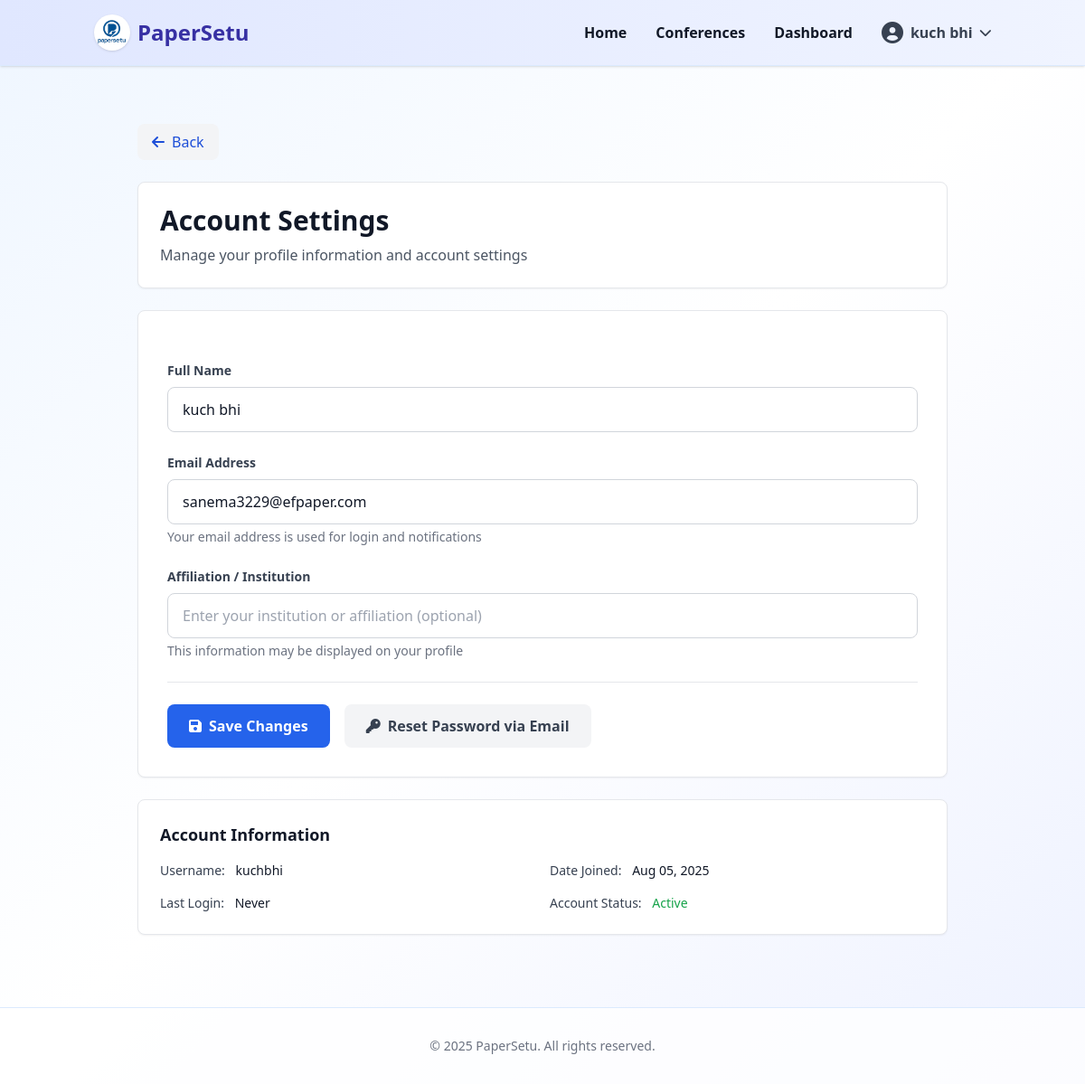
/dashboard/settings/ (signed in), run on an earlier commit of the app's database.
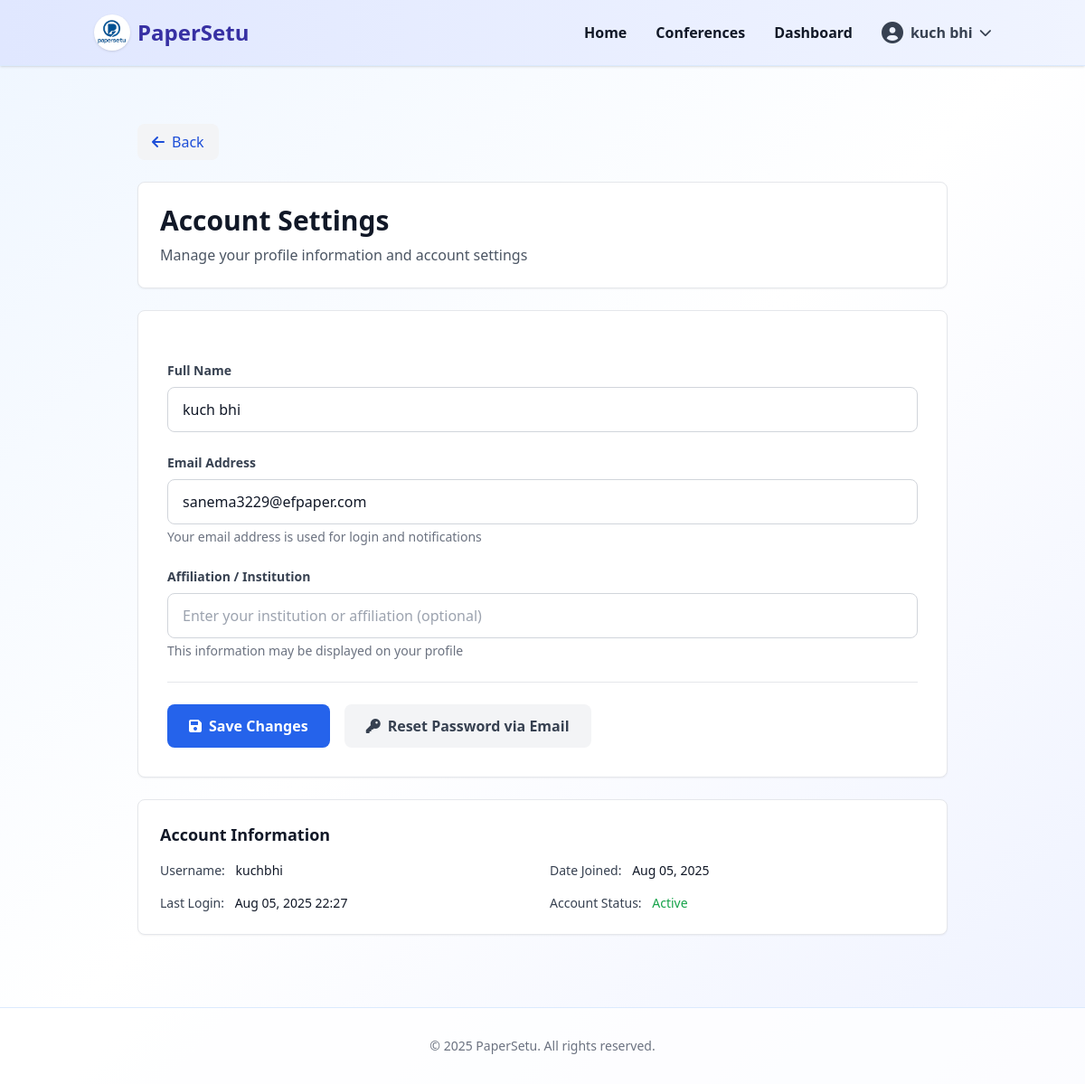
And on a later commit of the database.
### accounts/models.py (models this page shows, shortened)
class User(AbstractUser):
    email = models.EmailField(unique=True)
    is_verified = models.BooleanField(default=False)
    otp = models.CharField(max_length=6, blank=True, null=True)
    otp_created_at = models.DateTimeField(blank=True, null=True)

### dashboard/views.py (the view, shortened to what this page needs)
# urls.py: path('settings/', views.user_settings, name='settings'),
@login_required
def user_settings(request):
    storage = messages.get_messages(request)
    storage.used = True  # Mark all messages as used to clear them
    return render(request, 'dashboard/settings.html', {'user': request.user})

### templates/dashboard/settings.html (shortened to what the changed rows need)
{% extends 'dashboard/dashboard.html' %}
{% load static %}
{% block content %}
<div class="max-w-4xl mx-auto">
    <div class="bg-white rounded-lg shadow-sm border border-gray-200 p-6 mb-6">
        <h1 class="text-3xl font-bold text-gray-900 mb-2">Account Settings</h1>
    </div>
    <div class="bg-white rounded-lg shadow-sm border border-gray-200 p-8">
        <form method="post" class="space-y-6">
            <div>
                <label class="block text-sm font-semibold text-gray-700 mb-2">Full Name</label>
                <input type="text"
                       name="full_name"
                       value="{{ user.get_full_name }}"
                       class="w-full px-4 py-3 border border-gray-300 rounded-lg focus:ring-2 focus:ring-blue-500 focus:border-transparent transition-colors"
                       placeholder="Enter your full name">
            </div>
            <div>
                <label class="block text-sm font-semibold text-gray-700 mb-2">Email Address</label>
                <input type="email"
                       name="email"
                       value="{{ user.email }}"
                       class="w-full px-4 py-3 border border-gray-300 rounded-lg focus:ring-2 focus:ring-blue-500 focus:border-transparent transition-colors"
                       placeholder="Enter your email address">
                <p class="mt-1 text-sm text-gray-500">Your email address is used for login and notifications</p>
            </div>
        </form>
    </div>
    <div class="bg-white rounded-lg shadow-sm border border-gray-200 p-6 mt-6">
        <div class="grid grid-cols-1 md:grid-cols-2 gap-4 text-sm">
            <div>
                <span class="font-medium text-gray-700">Username:</span>
                <span class="text-gray-900 ml-2">{{ user.username }}</span>
            </div>
            <div>
                <span class="font-medium text-gray-700">Date Joined:</span>
                <span class="text-gray-900 ml-2">{{ user.date_joined|date:"M d, Y" }}</span>
            </div>
            <div>
                <span class="font-medium text-gray-700">Last Login:</span>
                <span class="text-gray-900 ml-2">{{ user.last_login|date:"M d, Y H:i"|default:"Never" }}</span>
            </div>
        </div>
    </div>
</div>
{% endblock %}

### templates/dashboard/dashboard.html (shortened to what this page needs)
{% load static %}
{% load conference_extras %}
<!DOCTYPE html>
<html lang="en">
<head>
    <script src="https://cdn.tailwindcss.com"></script>
    <link href="https://cdnjs.cloudflare.com/ajax/libs/font-awesome/6.0.0/css/all.min.css" rel="stylesheet">
</head>
<body class="bg-gradient-to-br from-blue-50 via-white to-indigo-50 min-h-screen text-gray-900">
    <nav class="gradient-header shadow mb-8 border-b border-blue-100">
        <div class="container mx-auto px-4 py-4 flex justify-between items-center">
            <div class="flex items-center gap-2">
                <img src="{% static 'images/LOGO BG.png' %}" alt="PaperSetu Logo" class="w-10 h-10 rounded-full shadow bg-white">
                <span class="text-2xl font-bold text-indigo-800">PaperSetu</span>
            </div>
            <ul class="flex items-center gap-8 text-base font-semibold">
                <li><a href="/" class="hover:text-blue-600 transition">Home</a></li>
                <li><a href="/conference/" class="hover:text-blue-600 transition">Conferences</a></li>
                <li><a href="/dashboard/" class="hover:text-blue-600 transition">Dashboard</a></li>
                <li class="relative" x-data="{ open: false }">
                    <button @click="open = !open" class="flex items-center space-x-2 text-gray-700 hover:text-blue-600 transition-colors font-semibold">
                        <i class="fas fa-user-circle text-2xl"></i>
                        <span>{{ user.get_full_name|default:user.username }}</span>
                        <i class="fas fa-chevron-down text-sm"></i>
                    </button>
                </li>
            </ul>
        </div>
    </nav>
    <main class="container mx-auto px-4 py-8">
        {% block content %}{% endblock %}
    </main>
    <footer class="w-full bg-white/80 border-t border-blue-100 py-8 mt-12 text-center text-gray-500 text-sm">
        &copy; {% now "Y" %} PaperSetu. All rights reserved.
    </footer>
</body>
</html>

What changed in the data, as far as the page shows it:
changed User "kuch bhi": last_login "Never" → "Aug 05, 2025 22:27"
